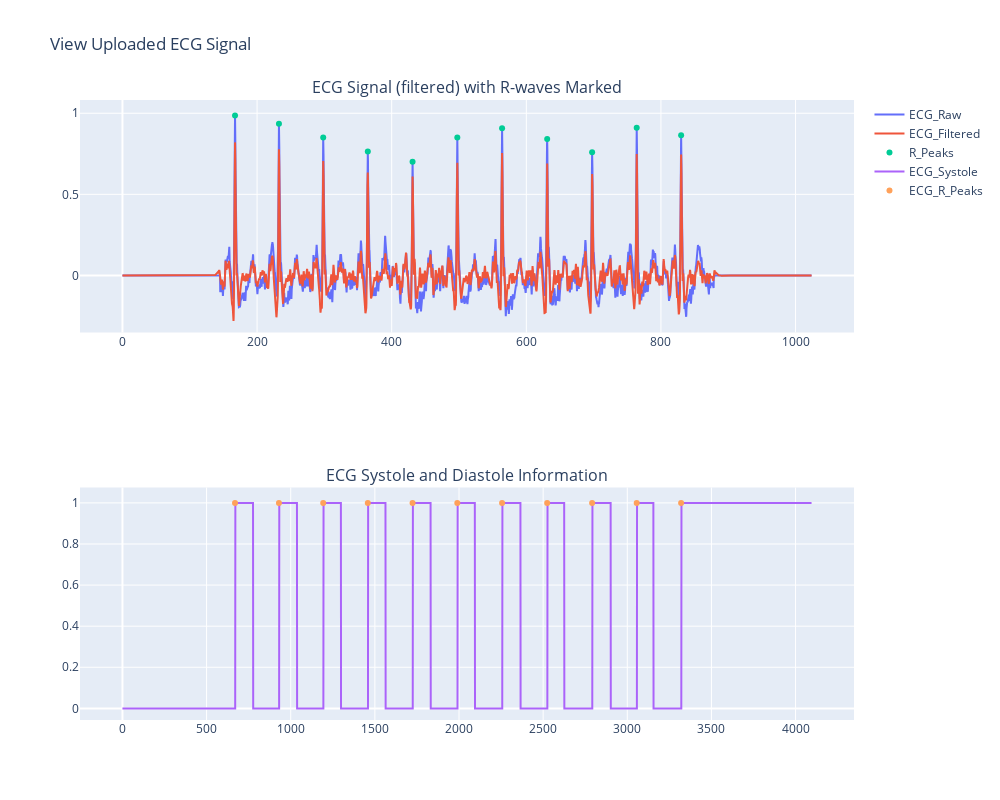

Write notebook code for a chart like this one.
### Code cell
plot_r_systole(processed_ecg['df'])

### Figure 1 — Plotly figure (JSON) as saved in the notebook; plotly's stock layout.template omitted (floating-point values rounded to 4 significant figures; data arrays with more than 128 entries replaced by an {"elided": "..."} marker saying what was removed)
{"data": [{"mode": "lines", "name": "ECG_Raw", "type": "scatter", "x": {"elided": "4096 float values"}, "xaxis": "x", "y": {"elided": "4096 float values"}, "yaxis": "y"}, {"mode": "lines", "name": "ECG_Filtered", "type": "scatter", "x": {"elided": "4096 float values"}, "xaxis": "x", "y": {"elided": "4096 float values"}, "yaxis": "y"}, {"mode": "markers", "name": "R_Peaks", "type": "scatter", "x": {"elided": "4096 float values"}, "xaxis": "x", "y": {"elided": "4096 float values"}, "yaxis": "y"}, {"mode": "lines", "name": "ECG_Systole", "type": "scatter", "x": {"elided": "4096 int values"}, "xaxis": "x2", "y": {"elided": "4096 int values"}, "yaxis": "y2"}, {"mode": "markers", "name": "ECG_R_Peaks", "type": "scatter", "x": {"elided": "4096 int values"}, "xaxis": "x2", "y": {"elided": "4096 int values"}, "yaxis": "y2"}], "layout": {"annotations": [{"font": {"size": 16}, "showarrow": false, "text": "ECG Signal (filtered) with R-waves Marked", "x": 0.5, "xanchor": "center", "xref": "paper", "y": 1, "yanchor": "bottom", "yref": "paper"}, {"font": {"size": 16}, "showarrow": false, "text": "ECG Systole and Diastole Information", "x": 0.5, "xanchor": "center", "xref": "paper", "y": 0.375, "yanchor": "bottom", "yref": "paper"}], "height": 800, "title": {"text": "View Uploaded ECG Signal"}, "width": 1000, "xaxis": {"anchor": "y", "autorange": true, "domain": [0, 1], "range": [-63.16, 1087.0], "type": "linear"}, "xaxis2": {"anchor": "y2", "autorange": true, "domain": [0, 1], "range": [-252.6, 4348.0], "type": "linear"}, "yaxis": {"anchor": "x", "autorange": true, "domain": [0.625, 1], "range": [-0.352, 1.082], "type": "linear"}, "yaxis2": {"anchor": "x2", "autorange": true, "domain": [0, 0.375], "range": [-0.05657, 1.075], "type": "linear"}}}
